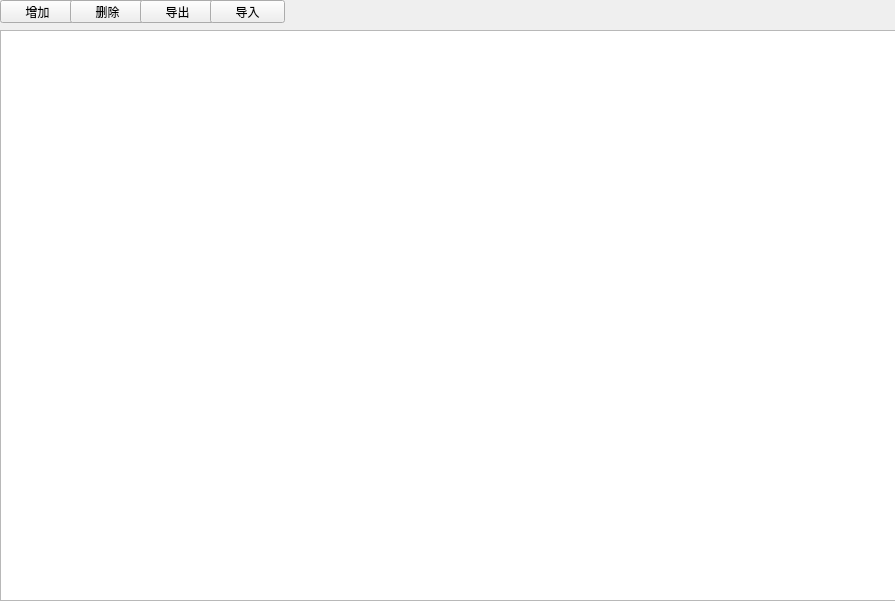
<?xml version="1.0" encoding="UTF-8"?>
<ui version="4.0">
 <class>TableOneForm</class>
 <widget class="QWidget" name="TableOneForm">
  <property name="geometry">
   <rect>
    <x>0</x>
    <y>0</y>
    <width>895</width>
    <height>601</height>
   </rect>
  </property>
  <property name="windowTitle">
   <string>Form</string>
  </property>
  <widget class="QTableWidget" name="qTableWidget">
   <property name="geometry">
    <rect>
     <x>0</x>
     <y>30</y>
     <width>921</width>
     <height>571</height>
    </rect>
   </property>
  </widget>
  <widget class="QPushButton" name="pushButton">
   <property name="geometry">
    <rect>
     <x>0</x>
     <y>0</y>
     <width>75</width>
     <height>23</height>
    </rect>
   </property>
   <property name="text">
    <string>增加</string>
   </property>
  </widget>
  <widget class="QPushButton" name="pushButton_2">
   <property name="geometry">
    <rect>
     <x>70</x>
     <y>0</y>
     <width>75</width>
     <height>23</height>
    </rect>
   </property>
   <property name="text">
    <string>删除</string>
   </property>
  </widget>
  <widget class="QPushButton" name="pushButton_3">
   <property name="geometry">
    <rect>
     <x>140</x>
     <y>0</y>
     <width>75</width>
     <height>23</height>
    </rect>
   </property>
   <property name="text">
    <string>导出</string>
   </property>
  </widget>
  <widget class="QPushButton" name="pushButton_4">
   <property name="geometry">
    <rect>
     <x>210</x>
     <y>0</y>
     <width>75</width>
     <height>23</height>
    </rect>
   </property>
   <property name="text">
    <string>导入</string>
   </property>
  </widget>
 </widget>
 <resources/>
 <connections/>
</ui>
